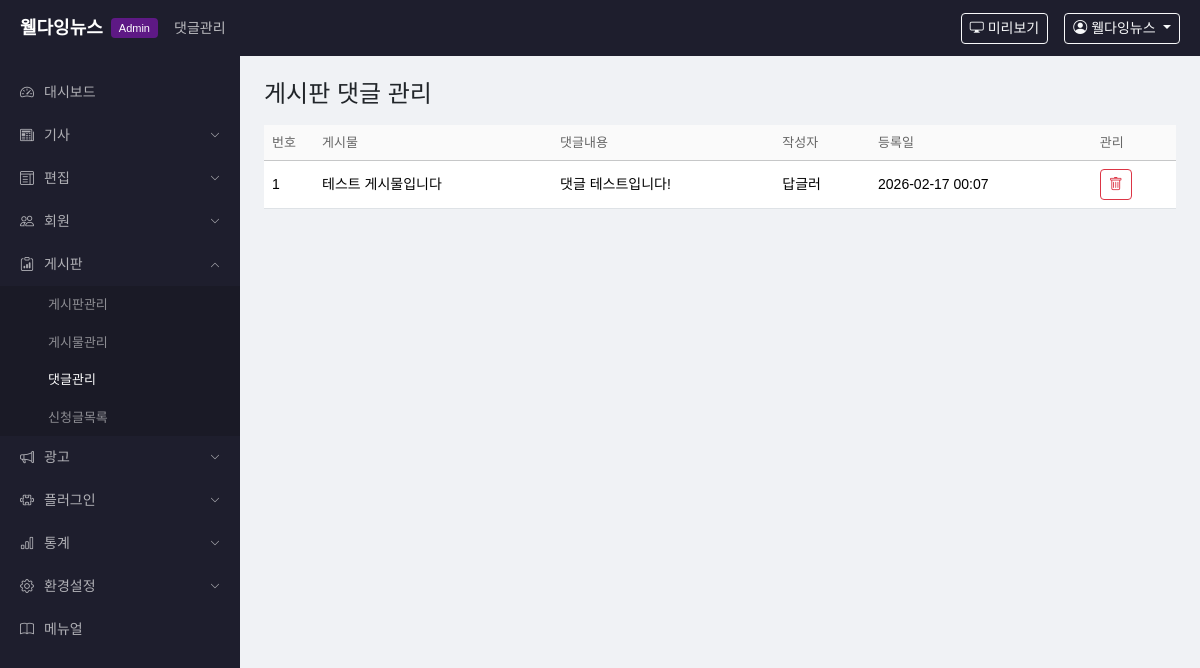
/admin/bbs/replies (signed in), run on the app's committed database.
### app/models.py (models this page shows)
class AdminUser(UserMixin, db.Model):
    __tablename__ = 'admin_user'
    id = db.Column(db.Integer, primary_key=True)
    user_id = db.Column(db.String(50), unique=True, nullable=False)
    password_hash = db.Column(db.String(256), nullable=False)
    name = db.Column(db.String(50), nullable=False)
    email = db.Column(db.String(100))
    department = db.Column(db.String(50), default='')
    level = db.Column(db.String(20), default='admin')  # admin, editor, reporter
    is_active = db.Column(db.Boolean, default=True)
    is_dormant = db.Column(db.Boolean, default=False)
    created_at = db.Column(db.DateTime, default=datetime.now)

class BoardReply(db.Model):
    __tablename__ = 'board_reply'
    id = db.Column(db.Integer, primary_key=True)
    post_id = db.Column(db.Integer, db.ForeignKey('board_post.id'), nullable=False)
    parent_id = db.Column(db.Integer, db.ForeignKey('board_reply.id'), nullable=True)
    author_name = db.Column(db.String(50), default='')
    password = db.Column(db.String(200), default='')
    content = db.Column(db.Text, nullable=False)
    ip_address = db.Column(db.String(50), default='')
    member_id = db.Column(db.Integer, db.ForeignKey('member.id'), nullable=True)
    like_count = db.Column(db.Integer, default=0)
    dislike_count = db.Column(db.Integer, default=0)
    is_hidden = db.Column(db.Boolean, default=False)
    created_at = db.Column(db.DateTime, default=datetime.now)
    post = db.relationship('BoardPost', backref=db.backref('replies', lazy='dynamic'))
    member = db.relationship('Member', backref='board_replies')
    children = db.relationship('BoardReply', backref=db.backref('parent', remote_side='BoardReply.id'),
                               lazy='dynamic', order_by='BoardReply.created_at.asc()')

class BoardPost(db.Model):
    __tablename__ = 'board_post'
    id = db.Column(db.Integer, primary_key=True)
    board_id = db.Column(db.Integer, db.ForeignKey('board.id'), nullable=False)
    parent_post_id = db.Column(db.Integer, db.ForeignKey('board_post.id'), nullable=True)
    title = db.Column(db.String(500), nullable=False)
    content = db.Column(db.Text, default='')
    author_name = db.Column(db.String(50), default='')
    password = db.Column(db.String(200), default='')
    view_count = db.Column(db.Integer, default=0)
    is_hidden = db.Column(db.Boolean, default=False)
    is_secret = db.Column(db.Boolean, default=False)
    created_at = db.Column(db.DateTime, default=datetime.now)
    board = db.relationship('Board', backref=db.backref('posts', lazy='dynamic'))
    parent_post = db.relationship('BoardPost', remote_side='BoardPost.id', backref='child_posts')

### app/admin/routes.py (the view)
@admin_bp.route('/bbs/replies')
@admin_required
def bbs_reply_list():
    page = request.args.get('page', 1, type=int)
    pagination = BoardReply.query.order_by(BoardReply.created_at.desc()).paginate(page=page, per_page=20, error_out=False)
    return render_template('admin/bbs_reply_list.html', replies=pagination.items, pagination=pagination)

### app/__init__.py (called while the page is built)
def create_app():
    app = Flask(__name__)
    app.config.from_object(Config)
    os.makedirs(app.config['UPLOAD_FOLDER'], exist_ok=True)
    db.init_app(app)
    login_manager.init_app(app)
    login_manager.login_view = 'admin.login'
    @login_manager.user_loader
    def load_user(user_id):
        return db.session.get(AdminUser, int(user_id))
    from app.admin import admin_bp
    from app.public import public_bp
    app.register_blueprint(admin_bp, url_prefix='/admin')
    app.register_blueprint(public_bp)
    with app.app_context():
        db.create_all()
    return app

### app/admin/routes.py (called while the page is built)
def admin_required(f):
    @wraps(f)
    @login_required
    def decorated(*args, **kwargs):
        return f(*args, **kwargs)
    return decorated

### app/admin/templates/admin/bbs_reply_list.html (shortened to what this page needs)
{% extends "admin/base.html" %}
{% block nav_title %}댓글관리{% endblock %}
{% block content %}
<h4 class="mb-3">게시판 댓글 관리</h4>
<div class="table-responsive">
    <table class="table table-hover">
        <thead class="table-light">
            <tr><th style="width:50px">번호</th><th>게시물</th><th>댓글내용</th><th>작성자</th><th>등록일</th><th>관리</th></tr>
        </thead>
        <tbody>
            {% for r in replies %}
            <tr class="{% if r.is_hidden %}table-secondary{% endif %}">
                <td>{{ r.id }}</td>
                <td>{{ r.post.title|truncate(30) if r.post else '-' }}</td>
                <td>{{ r.content|truncate(80) }}</td><td>{{ r.author_name }}</td>
                <td>{{ r.created_at.strftime('%Y-%m-%d %H:%M') }}</td>
                <td>
                    <form method="post" action="{{ url_for('admin.bbs_reply_delete', reply_id=r.id) }}" class="d-inline" onsubmit="return confirm('삭제?')">
                        <button class="btn btn-sm btn-outline-danger"><i class="bi bi-trash"></i></button>
                    </form>
                </td>
            </tr>
            {% else %}
            <tr><td colspan="6" class="text-center text-muted py-4">댓글이 없습니다.</td></tr>
            {% endfor %}
        </tbody>
    </table>
</div>
{% endblock %}

### app/admin/templates/admin/base.html (shortened to what this page needs)
<!DOCTYPE html>
<html lang="ko">
<head>
    <link href="https://cdn.jsdelivr.net/npm/bootstrap@5.3.3/dist/css/bootstrap.min.css" rel="stylesheet">
    <link href="https://cdn.jsdelivr.net/npm/bootstrap-icons@1.11.3/font/bootstrap-icons.min.css" rel="stylesheet">
    <link href="{{ url_for('static', filename='css/admin.css') }}" rel="stylesheet">
</head>
<body>
<header class="admin-header">
    <div class="d-flex align-items-center w-100">
        <a href="{{ url_for('admin.dashboard') }}" class="admin-logo">
            <span class="logo-text">웰다잉뉴스</span>
            <span class="logo-badge">Admin</span>
        </a>
        <div class="admin-nav-title ms-3">{% block nav_title %}대시보드{% endblock %}</div>
        <div class="ms-auto d-flex align-items-center gap-3">
            <a href="{{ url_for('public.index') }}" target="_blank" class="btn btn-sm btn-outline-light">
                <i class="bi bi-display"></i> 미리보기
            </a>
            <div class="dropdown">
                <button class="btn btn-sm btn-outline-light dropdown-toggle" data-bs-toggle="dropdown">
                    <i class="bi bi-person-circle"></i> {{ current_user.name }}
                </button>
            </div>
        </div>
    </div>
</header>
<div class="admin-layout">
    <aside class="admin-sidebar">
        <nav>
            {% set ep = request.endpoint or '' %}
            <ul class="sidebar-nav">
                <li class="{% if ep == 'admin.dashboard' %}active{% endif %}">
                    <a href="{{ url_for('admin.dashboard') }}"><i class="bi bi-speedometer2"></i> 대시보드</a>
                </li>
                <li class="nav-group {% if 'article' in ep or ep == 'admin.approval' or ep == 'admin.article_comments' or ep == 'admin.article_structure' %}open{% endif %}">
                    <a href="#" class="nav-group-toggle"><i class="bi bi-newspaper"></i> 기사 <i class="bi bi-chevron-down ms-auto"></i></a>
                </li>
                <li class="nav-group {% if 'edit_layout' in ep %}open{% endif %}">
                    <a href="#" class="nav-group-toggle"><i class="bi bi-layout-text-window"></i> 편집 <i class="bi bi-chevron-down ms-auto"></i></a>
                </li>
                <li class="nav-group {% if 'member' in ep or 'dormant' in ep or 'etc_level' in ep or 'division' in ep or 'department' in ep %}open{% endif %}">
                    <a href="#" class="nav-group-toggle"><i class="bi bi-people"></i> 회원 <i class="bi bi-chevron-down ms-auto"></i></a>
                </li>
                <li class="nav-group {% if 'board' in ep or 'bbs' in ep or 'event_request' in ep %}open{% endif %}">
                    <a href="#" class="nav-group-toggle"><i class="bi bi-clipboard-data"></i> 게시판 <i class="bi bi-chevron-down ms-auto"></i></a>
                    <ul class="nav-sub">
                        <li class="{% if ep == 'admin.board_list' %}active{% endif %}"><a href="{{ url_for('admin.board_list') }}">게시판관리</a></li>
                        <li class="{% if ep == 'admin.bbs_post_list' %}active{% endif %}"><a href="{{ url_for('admin.bbs_post_list') }}">게시물관리</a></li>
                        <li class="{% if ep == 'admin.bbs_reply_list' %}active{% endif %}"><a href="{{ url_for('admin.bbs_reply_list') }}">댓글관리</a></li>
                        <li class="{% if ep == 'admin.event_request_list' %}active{% endif %}"><a href="{{ url_for('admin.event_request_list') }}">신청글목록</a></li>
                    </ul>
                </li>
                <li class="nav-group {% if 'banner' in ep or 'popup' in ep %}open{% endif %}">
                    <a href="#" class="nav-group-toggle"><i class="bi bi-megaphone"></i> 광고 <i class="bi bi-chevron-down ms-auto"></i></a>
                </li>
                <li class="nav-group {% if 'poll' in ep %}open{% endif %}">
                    <a href="#" class="nav-group-toggle"><i class="bi bi-puzzle"></i> 플러그인 <i class="bi bi-chevron-down ms-auto"></i></a>
                </li>
                <li class="nav-group {% if 'stats' in ep %}open{% endif %}">
                    <a href="#" class="nav-group-toggle"><i class="bi bi-bar-chart"></i> 통계 <i class="bi bi-chevron-down ms-auto"></i></a>
                </li>
                <li class="nav-group {% if 'settings' in ep or 'section' in ep or 'comment_config' in ep %}open{% endif %}">
                    <a href="#" class="nav-group-toggle"><i class="bi bi-gear"></i> 환경설정 <i class="bi bi-chevron-down ms-auto"></i></a>
                </li>
                <li class="{% if ep == 'admin.manual' %}active{% endif %}">
                    <a href="{{ url_for('admin.manual') }}"><i class="bi bi-book"></i> 메뉴얼</a>
                </li>
            </ul>
        </nav>
    </aside>
    <main class="admin-content">
        {% block content %}{% endblock %}
    </main>
</div>
</body>
</html>

### app/static/css/admin.css (style rules this page uses)
body { font-family: 'Noto Sans KR', sans-serif; background: #f0f2f5; margin: 0; }
.admin-header { position: fixed; top: 0; left: 0; right: 0; z-index: 1000; height: 56px; background: #1e1e2d; color: #fff; display: flex; align-items: center; padding: 0 20px; }
.admin-logo { text-decoration: none; display: flex; align-items: center; gap: 8px; }
.admin-logo .logo-text { color: #fff; font-size: 18px; font-weight: 700; }
.admin-logo .logo-badge { background: #5e1985; color: #fff; font-size: 11px; padding: 2px 8px; border-radius: 4px; font-weight: 500; }
.admin-nav-title { color: rgba(255,255,255,0.7); font-size: 14px; }
.admin-layout { display: flex; margin-top: 56px; min-height: calc(100vh - 56px); }
.admin-sidebar { width: 240px; min-width: 240px; background: #1e1e2d; padding: 15px 0; position: fixed; top: 56px; bottom: 0; left: 0; overflow-y: auto; }
.sidebar-nav { list-style: none; padding: 0; margin: 0; }
.sidebar-nav > li > a { display: flex; align-items: center; gap: 10px; padding: 11px 20px; color: rgba(255,255,255,0.65); text-decoration: none; font-size: 14px; transition: all 0.2s; }
.nav-sub { list-style: none; padding: 0; margin: 0; display: none; background: rgba(0,0,0,0.15); }
.nav-group.open .nav-sub { display: block; }
.nav-sub li a { display: block; padding: 9px 20px 9px 48px; color: rgba(255,255,255,0.5); text-decoration: none; font-size: 13px; transition: all 0.2s; }
.nav-sub li a:hover, .nav-sub li.active a { color: #fff; }
.nav-group-toggle .ms-auto { font-size: 10px; transition: transform 0.2s; }
.nav-group.open .nav-group-toggle .ms-auto { transform: rotate(180deg); }
.admin-content { flex: 1; margin-left: 240px; padding: 24px; }
.table th { font-weight: 500; font-size: 13px; color: #666; background: #fafafa; }
.table td { font-size: 14px; vertical-align: middle; }

### data on the page
AdminUser: name "웰다잉뉴스"
BoardReply: id "1", post "테스트 게시물입니다", content "댓글 테스트입니다!", author_name "답글러", created_at "2026-02-17 00:07"
